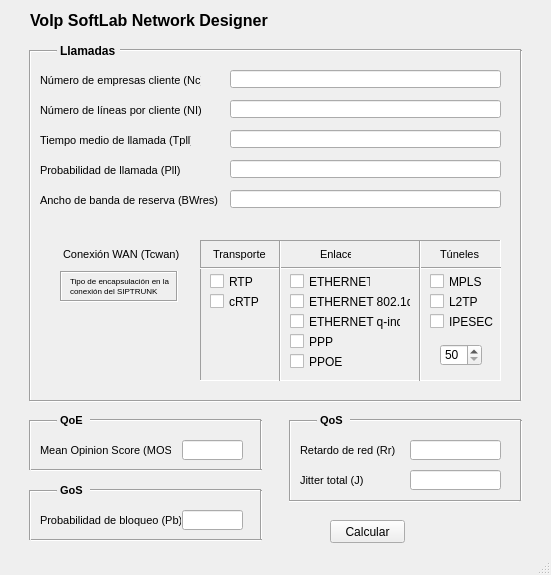
<?xml version="1.0" encoding="UTF-8"?>
<ui version="4.0">
 <class>MainWindow</class>
 <widget class="QMainWindow" name="MainWindow">
  <property name="enabled">
   <bool>true</bool>
  </property>
  <property name="geometry">
   <rect>
    <x>0</x>
    <y>0</y>
    <width>551</width>
    <height>575</height>
   </rect>
  </property>
  <property name="sizePolicy">
   <sizepolicy hsizetype="Fixed" vsizetype="Fixed">
    <horstretch>0</horstretch>
    <verstretch>0</verstretch>
   </sizepolicy>
  </property>
  <property name="maximumSize">
   <size>
    <width>551</width>
    <height>575</height>
   </size>
  </property>
  <property name="font">
   <font>
    <pointsize>9</pointsize>
   </font>
  </property>
  <property name="windowTitle">
   <string>VoIp Softlab</string>
  </property>
  <property name="toolButtonStyle">
   <enum>Qt::ToolButtonIconOnly</enum>
  </property>
  <property name="animated">
   <bool>true</bool>
  </property>
  <property name="tabShape">
   <enum>QTabWidget::Rounded</enum>
  </property>
  <widget class="QWidget" name="centralwidget">
   <widget class="QLineEdit" name="lineEdit">
    <property name="geometry">
     <rect>
      <x>230</x>
      <y>70</y>
      <width>271</width>
      <height>18</height>
     </rect>
    </property>
   </widget>
   <widget class="QLabel" name="label">
    <property name="geometry">
     <rect>
      <x>40</x>
      <y>70</y>
      <width>161</width>
      <height>21</height>
     </rect>
    </property>
    <property name="font">
     <font>
      <pointsize>8</pointsize>
     </font>
    </property>
    <property name="text">
     <string>Número de empresas cliente (Nc)</string>
    </property>
   </widget>
   <widget class="QLineEdit" name="lineEdit_2">
    <property name="geometry">
     <rect>
      <x>230</x>
      <y>100</y>
      <width>271</width>
      <height>18</height>
     </rect>
    </property>
   </widget>
   <widget class="QLabel" name="label_2">
    <property name="geometry">
     <rect>
      <x>40</x>
      <y>100</y>
      <width>161</width>
      <height>21</height>
     </rect>
    </property>
    <property name="font">
     <font>
      <pointsize>8</pointsize>
     </font>
    </property>
    <property name="text">
     <string>Número de líneas por cliente (NI)</string>
    </property>
   </widget>
   <widget class="QLineEdit" name="lineEdit_4">
    <property name="geometry">
     <rect>
      <x>230</x>
      <y>130</y>
      <width>271</width>
      <height>18</height>
     </rect>
    </property>
   </widget>
   <widget class="QLabel" name="label_4">
    <property name="geometry">
     <rect>
      <x>40</x>
      <y>130</y>
      <width>151</width>
      <height>21</height>
     </rect>
    </property>
    <property name="font">
     <font>
      <pointsize>8</pointsize>
     </font>
    </property>
    <property name="text">
     <string>Tiempo medio de llamada (Tpll)</string>
    </property>
   </widget>
   <widget class="QLabel" name="label_5">
    <property name="geometry">
     <rect>
      <x>40</x>
      <y>160</y>
      <width>151</width>
      <height>21</height>
     </rect>
    </property>
    <property name="font">
     <font>
      <pointsize>8</pointsize>
     </font>
    </property>
    <property name="text">
     <string>Probabilidad de llamada (Pll)</string>
    </property>
   </widget>
   <widget class="QLineEdit" name="lineEdit_5">
    <property name="geometry">
     <rect>
      <x>230</x>
      <y>160</y>
      <width>271</width>
      <height>18</height>
     </rect>
    </property>
    <property name="text">
     <string/>
    </property>
   </widget>
   <widget class="QLabel" name="label_6">
    <property name="geometry">
     <rect>
      <x>63</x>
      <y>244</y>
      <width>121</width>
      <height>21</height>
     </rect>
    </property>
    <property name="font">
     <font>
      <pointsize>8</pointsize>
     </font>
    </property>
    <property name="text">
     <string>Conexión WAN (Tcwan)</string>
    </property>
   </widget>
   <widget class="QLabel" name="label_7">
    <property name="geometry">
     <rect>
      <x>40</x>
      <y>190</y>
      <width>181</width>
      <height>21</height>
     </rect>
    </property>
    <property name="font">
     <font>
      <pointsize>8</pointsize>
     </font>
    </property>
    <property name="text">
     <string>Ancho de banda de reserva (BWres)</string>
    </property>
   </widget>
   <widget class="QLineEdit" name="lineEdit_7">
    <property name="geometry">
     <rect>
      <x>230</x>
      <y>190</y>
      <width>271</width>
      <height>18</height>
     </rect>
    </property>
   </widget>
   <widget class="QLabel" name="label_3">
    <property name="geometry">
     <rect>
      <x>60</x>
      <y>40</y>
      <width>61</width>
      <height>21</height>
     </rect>
    </property>
    <property name="font">
     <font>
      <pointsize>9</pointsize>
      <weight>75</weight>
      <bold>true</bold>
     </font>
    </property>
    <property name="text">
     <string>Llamadas</string>
    </property>
   </widget>
   <widget class="Line" name="line">
    <property name="geometry">
     <rect>
      <x>20</x>
      <y>50</y>
      <width>20</width>
      <height>351</height>
     </rect>
    </property>
    <property name="orientation">
     <enum>Qt::Vertical</enum>
    </property>
   </widget>
   <widget class="Line" name="line_2">
    <property name="geometry">
     <rect>
      <x>30</x>
      <y>390</y>
      <width>491</width>
      <height>22</height>
     </rect>
    </property>
    <property name="orientation">
     <enum>Qt::Horizontal</enum>
    </property>
   </widget>
   <widget class="Line" name="line_3">
    <property name="geometry">
     <rect>
      <x>510</x>
      <y>50</y>
      <width>22</width>
      <height>351</height>
     </rect>
    </property>
    <property name="orientation">
     <enum>Qt::Vertical</enum>
    </property>
   </widget>
   <widget class="Line" name="line_4">
    <property name="geometry">
     <rect>
      <x>30</x>
      <y>40</y>
      <width>27</width>
      <height>22</height>
     </rect>
    </property>
    <property name="orientation">
     <enum>Qt::Horizontal</enum>
    </property>
   </widget>
   <widget class="Line" name="line_5">
    <property name="geometry">
     <rect>
      <x>120</x>
      <y>40</y>
      <width>401</width>
      <height>20</height>
     </rect>
    </property>
    <property name="orientation">
     <enum>Qt::Horizontal</enum>
    </property>
   </widget>
   <widget class="QLabel" name="label_8">
    <property name="geometry">
     <rect>
      <x>30</x>
      <y>10</y>
      <width>261</width>
      <height>21</height>
     </rect>
    </property>
    <property name="font">
     <font>
      <pointsize>12</pointsize>
      <weight>75</weight>
      <bold>true</bold>
     </font>
    </property>
    <property name="text">
     <string>VoIp SoftLab Network Designer</string>
    </property>
   </widget>
   <widget class="QCheckBox" name="checkBox">
    <property name="geometry">
     <rect>
      <x>210</x>
      <y>271</y>
      <width>70</width>
      <height>21</height>
     </rect>
    </property>
    <property name="text">
     <string>RTP</string>
    </property>
   </widget>
   <widget class="QCheckBox" name="checkBox_2">
    <property name="geometry">
     <rect>
      <x>210</x>
      <y>291</y>
      <width>70</width>
      <height>21</height>
     </rect>
    </property>
    <property name="text">
     <string>cRTP</string>
    </property>
   </widget>
   <widget class="QCheckBox" name="checkBox_4">
    <property name="geometry">
     <rect>
      <x>430</x>
      <y>291</y>
      <width>70</width>
      <height>21</height>
     </rect>
    </property>
    <property name="text">
     <string>L2TP</string>
    </property>
   </widget>
   <widget class="QCheckBox" name="checkBox_5">
    <property name="geometry">
     <rect>
      <x>430</x>
      <y>311</y>
      <width>70</width>
      <height>21</height>
     </rect>
    </property>
    <property name="text">
     <string>IPESEC</string>
    </property>
   </widget>
   <widget class="QCheckBox" name="checkBox_6">
    <property name="geometry">
     <rect>
      <x>430</x>
      <y>271</y>
      <width>70</width>
      <height>21</height>
     </rect>
    </property>
    <property name="text">
     <string>MPLS</string>
    </property>
   </widget>
   <widget class="QCheckBox" name="checkBox_7">
    <property name="geometry">
     <rect>
      <x>290</x>
      <y>311</y>
      <width>111</width>
      <height>21</height>
     </rect>
    </property>
    <property name="text">
     <string>ETHERNET q-inq</string>
    </property>
   </widget>
   <widget class="QCheckBox" name="checkBox_8">
    <property name="geometry">
     <rect>
      <x>290</x>
      <y>291</y>
      <width>121</width>
      <height>21</height>
     </rect>
    </property>
    <property name="text">
     <string>ETHERNET 802.1q</string>
    </property>
   </widget>
   <widget class="QCheckBox" name="checkBox_9">
    <property name="geometry">
     <rect>
      <x>290</x>
      <y>271</y>
      <width>81</width>
      <height>21</height>
     </rect>
    </property>
    <property name="text">
     <string>ETHERNET</string>
    </property>
   </widget>
   <widget class="QCheckBox" name="checkBox_10">
    <property name="geometry">
     <rect>
      <x>290</x>
      <y>351</y>
      <width>70</width>
      <height>21</height>
     </rect>
    </property>
    <property name="text">
     <string>PPOE</string>
    </property>
   </widget>
   <widget class="QCheckBox" name="checkBox_11">
    <property name="geometry">
     <rect>
      <x>290</x>
      <y>331</y>
      <width>70</width>
      <height>21</height>
     </rect>
    </property>
    <property name="text">
     <string>PPP</string>
    </property>
   </widget>
   <widget class="QLabel" name="label_10">
    <property name="geometry">
     <rect>
      <x>320</x>
      <y>244</y>
      <width>31</width>
      <height>21</height>
     </rect>
    </property>
    <property name="font">
     <font>
      <pointsize>8</pointsize>
     </font>
    </property>
    <property name="text">
     <string>Enlace</string>
    </property>
   </widget>
   <widget class="QLabel" name="label_11">
    <property name="geometry">
     <rect>
      <x>440</x>
      <y>244</y>
      <width>41</width>
      <height>21</height>
     </rect>
    </property>
    <property name="font">
     <font>
      <pointsize>8</pointsize>
     </font>
    </property>
    <property name="text">
     <string>Túneles</string>
    </property>
   </widget>
   <widget class="QFrame" name="frame">
    <property name="geometry">
     <rect>
      <x>200</x>
      <y>240</y>
      <width>301</width>
      <height>141</height>
     </rect>
    </property>
    <property name="frameShape">
     <enum>QFrame::Panel</enum>
    </property>
    <property name="frameShadow">
     <enum>QFrame::Sunken</enum>
    </property>
    <widget class="Line" name="line_6">
     <property name="geometry">
      <rect>
       <x>0</x>
       <y>20</y>
       <width>321</width>
       <height>16</height>
      </rect>
     </property>
     <property name="orientation">
      <enum>Qt::Horizontal</enum>
     </property>
    </widget>
    <widget class="Line" name="line_8">
     <property name="geometry">
      <rect>
       <x>210</x>
       <y>0</y>
       <width>20</width>
       <height>141</height>
      </rect>
     </property>
     <property name="orientation">
      <enum>Qt::Vertical</enum>
     </property>
    </widget>
    <widget class="QLabel" name="label_9">
     <property name="geometry">
      <rect>
       <x>13</x>
       <y>4</y>
       <width>61</width>
       <height>21</height>
      </rect>
     </property>
     <property name="font">
      <font>
       <pointsize>8</pointsize>
      </font>
     </property>
     <property name="text">
      <string>Transporte</string>
     </property>
    </widget>
    <widget class="QSpinBox" name="spinBox">
     <property name="geometry">
      <rect>
       <x>240</x>
       <y>104</y>
       <width>42</width>
       <height>22</height>
      </rect>
     </property>
     <property name="minimum">
      <number>50</number>
     </property>
     <property name="maximum">
      <number>57</number>
     </property>
    </widget>
   </widget>
   <widget class="Line" name="line_10">
    <property name="geometry">
     <rect>
      <x>30</x>
      <y>410</y>
      <width>27</width>
      <height>22</height>
     </rect>
    </property>
    <property name="orientation">
     <enum>Qt::Horizontal</enum>
    </property>
   </widget>
   <widget class="QLabel" name="label_12">
    <property name="geometry">
     <rect>
      <x>60</x>
      <y>410</y>
      <width>61</width>
      <height>21</height>
     </rect>
    </property>
    <property name="font">
     <font>
      <pointsize>8</pointsize>
      <weight>75</weight>
      <bold>true</bold>
     </font>
    </property>
    <property name="text">
     <string>QoE</string>
    </property>
   </widget>
   <widget class="Line" name="line_12">
    <property name="geometry">
     <rect>
      <x>90</x>
      <y>410</y>
      <width>171</width>
      <height>20</height>
     </rect>
    </property>
    <property name="orientation">
     <enum>Qt::Horizontal</enum>
    </property>
   </widget>
   <widget class="QLabel" name="label_13">
    <property name="geometry">
     <rect>
      <x>40</x>
      <y>440</y>
      <width>131</width>
      <height>21</height>
     </rect>
    </property>
    <property name="font">
     <font>
      <pointsize>8</pointsize>
     </font>
    </property>
    <property name="text">
     <string>Mean Opinion Score (MOS)</string>
    </property>
   </widget>
   <widget class="QLineEdit" name="lineEdit_8">
    <property name="geometry">
     <rect>
      <x>182</x>
      <y>440</y>
      <width>61</width>
      <height>20</height>
     </rect>
    </property>
   </widget>
   <widget class="Line" name="line_9">
    <property name="geometry">
     <rect>
      <x>31</x>
      <y>460</y>
      <width>231</width>
      <height>20</height>
     </rect>
    </property>
    <property name="orientation">
     <enum>Qt::Horizontal</enum>
    </property>
   </widget>
   <widget class="Line" name="line_11">
    <property name="geometry">
     <rect>
      <x>20</x>
      <y>420</y>
      <width>20</width>
      <height>50</height>
     </rect>
    </property>
    <property name="orientation">
     <enum>Qt::Vertical</enum>
    </property>
   </widget>
   <widget class="Line" name="line_13">
    <property name="geometry">
     <rect>
      <x>250</x>
      <y>420</y>
      <width>23</width>
      <height>50</height>
     </rect>
    </property>
    <property name="orientation">
     <enum>Qt::Vertical</enum>
    </property>
   </widget>
   <widget class="QLineEdit" name="lineEdit_9">
    <property name="geometry">
     <rect>
      <x>182</x>
      <y>510</y>
      <width>61</width>
      <height>20</height>
     </rect>
    </property>
   </widget>
   <widget class="Line" name="line_14">
    <property name="geometry">
     <rect>
      <x>90</x>
      <y>480</y>
      <width>171</width>
      <height>20</height>
     </rect>
    </property>
    <property name="orientation">
     <enum>Qt::Horizontal</enum>
    </property>
   </widget>
   <widget class="QLabel" name="label_14">
    <property name="geometry">
     <rect>
      <x>40</x>
      <y>510</y>
      <width>141</width>
      <height>21</height>
     </rect>
    </property>
    <property name="font">
     <font>
      <pointsize>8</pointsize>
     </font>
    </property>
    <property name="text">
     <string>Probabilidad de bloqueo (Pb)</string>
    </property>
   </widget>
   <widget class="Line" name="line_15">
    <property name="geometry">
     <rect>
      <x>31</x>
      <y>530</y>
      <width>231</width>
      <height>20</height>
     </rect>
    </property>
    <property name="orientation">
     <enum>Qt::Horizontal</enum>
    </property>
   </widget>
   <widget class="Line" name="line_16">
    <property name="geometry">
     <rect>
      <x>20</x>
      <y>490</y>
      <width>20</width>
      <height>50</height>
     </rect>
    </property>
    <property name="orientation">
     <enum>Qt::Vertical</enum>
    </property>
   </widget>
   <widget class="Line" name="line_17">
    <property name="geometry">
     <rect>
      <x>30</x>
      <y>480</y>
      <width>27</width>
      <height>22</height>
     </rect>
    </property>
    <property name="orientation">
     <enum>Qt::Horizontal</enum>
    </property>
   </widget>
   <widget class="Line" name="line_18">
    <property name="geometry">
     <rect>
      <x>250</x>
      <y>490</y>
      <width>23</width>
      <height>50</height>
     </rect>
    </property>
    <property name="orientation">
     <enum>Qt::Vertical</enum>
    </property>
   </widget>
   <widget class="QLabel" name="label_15">
    <property name="geometry">
     <rect>
      <x>60</x>
      <y>480</y>
      <width>61</width>
      <height>21</height>
     </rect>
    </property>
    <property name="font">
     <font>
      <pointsize>8</pointsize>
      <weight>75</weight>
      <bold>true</bold>
     </font>
    </property>
    <property name="text">
     <string>GoS</string>
    </property>
   </widget>
   <widget class="Line" name="line_19">
    <property name="geometry">
     <rect>
      <x>289</x>
      <y>490</y>
      <width>231</width>
      <height>22</height>
     </rect>
    </property>
    <property name="orientation">
     <enum>Qt::Horizontal</enum>
    </property>
   </widget>
   <widget class="QLineEdit" name="lineEdit_10">
    <property name="geometry">
     <rect>
      <x>410</x>
      <y>440</y>
      <width>91</width>
      <height>20</height>
     </rect>
    </property>
   </widget>
   <widget class="Line" name="line_20">
    <property name="geometry">
     <rect>
      <x>280</x>
      <y>420</y>
      <width>20</width>
      <height>81</height>
     </rect>
    </property>
    <property name="orientation">
     <enum>Qt::Vertical</enum>
    </property>
   </widget>
   <widget class="Line" name="line_21">
    <property name="geometry">
     <rect>
      <x>510</x>
      <y>420</y>
      <width>23</width>
      <height>81</height>
     </rect>
    </property>
    <property name="orientation">
     <enum>Qt::Vertical</enum>
    </property>
   </widget>
   <widget class="QLabel" name="label_16">
    <property name="geometry">
     <rect>
      <x>300</x>
      <y>440</y>
      <width>101</width>
      <height>21</height>
     </rect>
    </property>
    <property name="font">
     <font>
      <pointsize>8</pointsize>
     </font>
    </property>
    <property name="text">
     <string>Retardo de red (Rr)</string>
    </property>
   </widget>
   <widget class="QLabel" name="label_17">
    <property name="geometry">
     <rect>
      <x>320</x>
      <y>410</y>
      <width>61</width>
      <height>21</height>
     </rect>
    </property>
    <property name="font">
     <font>
      <pointsize>8</pointsize>
      <weight>75</weight>
      <bold>true</bold>
     </font>
    </property>
    <property name="text">
     <string>QoS</string>
    </property>
   </widget>
   <widget class="Line" name="line_22">
    <property name="geometry">
     <rect>
      <x>350</x>
      <y>410</y>
      <width>171</width>
      <height>20</height>
     </rect>
    </property>
    <property name="orientation">
     <enum>Qt::Horizontal</enum>
    </property>
   </widget>
   <widget class="Line" name="line_23">
    <property name="geometry">
     <rect>
      <x>290</x>
      <y>410</y>
      <width>27</width>
      <height>22</height>
     </rect>
    </property>
    <property name="orientation">
     <enum>Qt::Horizontal</enum>
    </property>
   </widget>
   <widget class="QLabel" name="label_18">
    <property name="geometry">
     <rect>
      <x>300</x>
      <y>470</y>
      <width>101</width>
      <height>21</height>
     </rect>
    </property>
    <property name="font">
     <font>
      <pointsize>8</pointsize>
     </font>
    </property>
    <property name="text">
     <string>Jitter total (J)</string>
    </property>
   </widget>
   <widget class="QLineEdit" name="lineEdit_11">
    <property name="geometry">
     <rect>
      <x>410</x>
      <y>470</y>
      <width>91</width>
      <height>20</height>
     </rect>
    </property>
   </widget>
   <widget class="QPushButton" name="pushButton">
    <property name="geometry">
     <rect>
      <x>330</x>
      <y>520</y>
      <width>75</width>
      <height>23</height>
     </rect>
    </property>
    <property name="text">
     <string>Calcular</string>
    </property>
   </widget>
   <widget class="Line" name="line_7">
    <property name="geometry">
     <rect>
      <x>270</x>
      <y>240</y>
      <width>20</width>
      <height>141</height>
     </rect>
    </property>
    <property name="orientation">
     <enum>Qt::Vertical</enum>
    </property>
   </widget>
   <widget class="QLabel" name="label_19">
    <property name="geometry">
     <rect>
      <x>70</x>
      <y>270</y>
      <width>121</width>
      <height>21</height>
     </rect>
    </property>
    <property name="font">
     <font>
      <pointsize>6</pointsize>
     </font>
    </property>
    <property name="text">
     <string>Tipo de encapsulación en la</string>
    </property>
   </widget>
   <widget class="QLabel" name="label_20">
    <property name="geometry">
     <rect>
      <x>70</x>
      <y>280</y>
      <width>131</width>
      <height>21</height>
     </rect>
    </property>
    <property name="font">
     <font>
      <pointsize>6</pointsize>
     </font>
    </property>
    <property name="text">
     <string>conexión del SIPTRUNK</string>
    </property>
   </widget>
   <widget class="QFrame" name="frame_2">
    <property name="geometry">
     <rect>
      <x>60</x>
      <y>271</y>
      <width>118</width>
      <height>31</height>
     </rect>
    </property>
    <property name="frameShape">
     <enum>QFrame::Box</enum>
    </property>
    <property name="frameShadow">
     <enum>QFrame::Sunken</enum>
    </property>
   </widget>
   <zorder>frame</zorder>
   <zorder>lineEdit</zorder>
   <zorder>label</zorder>
   <zorder>lineEdit_2</zorder>
   <zorder>label_2</zorder>
   <zorder>lineEdit_4</zorder>
   <zorder>label_4</zorder>
   <zorder>label_5</zorder>
   <zorder>lineEdit_5</zorder>
   <zorder>label_6</zorder>
   <zorder>label_7</zorder>
   <zorder>lineEdit_7</zorder>
   <zorder>label_3</zorder>
   <zorder>line</zorder>
   <zorder>line_2</zorder>
   <zorder>line_3</zorder>
   <zorder>line_4</zorder>
   <zorder>line_5</zorder>
   <zorder>label_8</zorder>
   <zorder>checkBox</zorder>
   <zorder>checkBox_2</zorder>
   <zorder>checkBox_4</zorder>
   <zorder>checkBox_5</zorder>
   <zorder>checkBox_6</zorder>
   <zorder>checkBox_7</zorder>
   <zorder>checkBox_8</zorder>
   <zorder>checkBox_9</zorder>
   <zorder>checkBox_10</zorder>
   <zorder>checkBox_11</zorder>
   <zorder>label_10</zorder>
   <zorder>label_11</zorder>
   <zorder>line_10</zorder>
   <zorder>label_12</zorder>
   <zorder>line_12</zorder>
   <zorder>label_13</zorder>
   <zorder>lineEdit_8</zorder>
   <zorder>line_9</zorder>
   <zorder>line_11</zorder>
   <zorder>line_13</zorder>
   <zorder>lineEdit_9</zorder>
   <zorder>line_14</zorder>
   <zorder>label_14</zorder>
   <zorder>line_15</zorder>
   <zorder>line_16</zorder>
   <zorder>line_17</zorder>
   <zorder>line_18</zorder>
   <zorder>label_15</zorder>
   <zorder>line_19</zorder>
   <zorder>lineEdit_10</zorder>
   <zorder>line_20</zorder>
   <zorder>line_21</zorder>
   <zorder>label_16</zorder>
   <zorder>label_17</zorder>
   <zorder>line_22</zorder>
   <zorder>line_23</zorder>
   <zorder>label_18</zorder>
   <zorder>lineEdit_11</zorder>
   <zorder>pushButton</zorder>
   <zorder>line_7</zorder>
   <zorder>label_19</zorder>
   <zorder>label_20</zorder>
   <zorder>frame_2</zorder>
  </widget>
  <widget class="QStatusBar" name="statusbar"/>
 </widget>
 <resources/>
 <connections/>
</ui>
